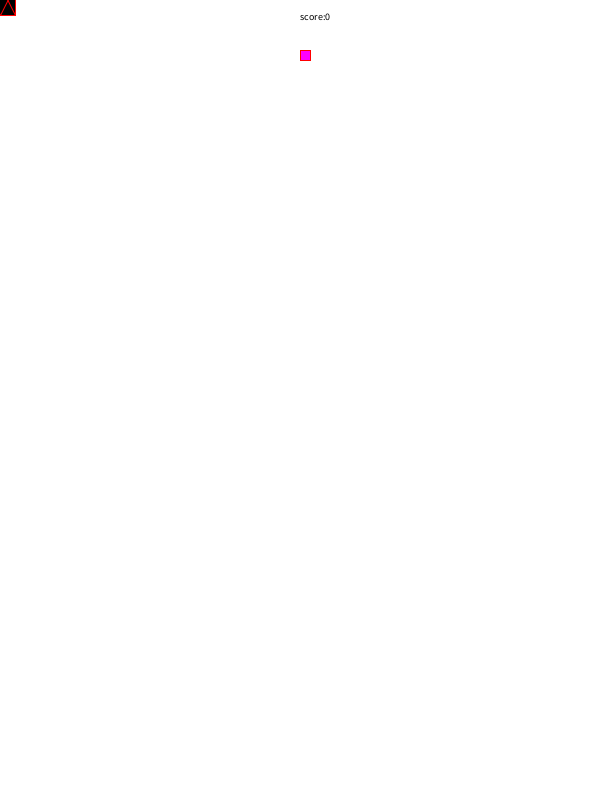
Frame 1 (no input)
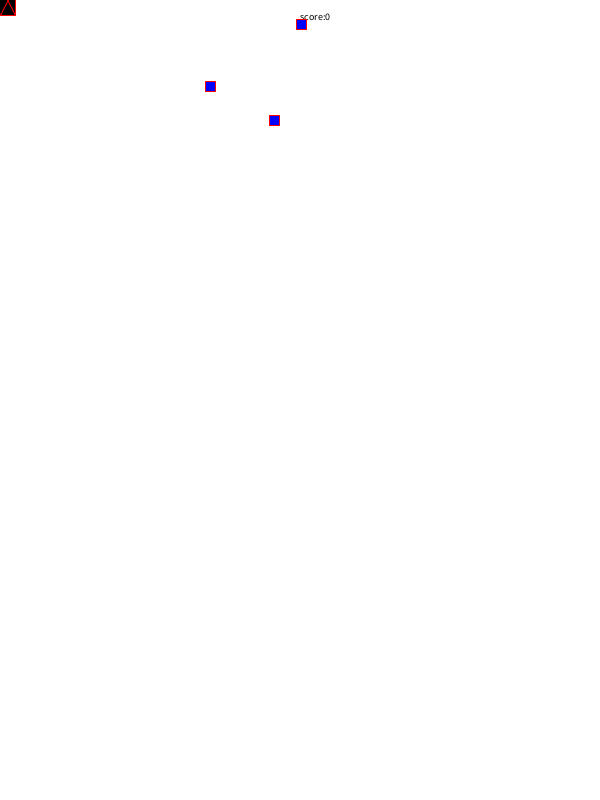
Frame 60 (the mouse pressed at the canvas centre just before this capture)
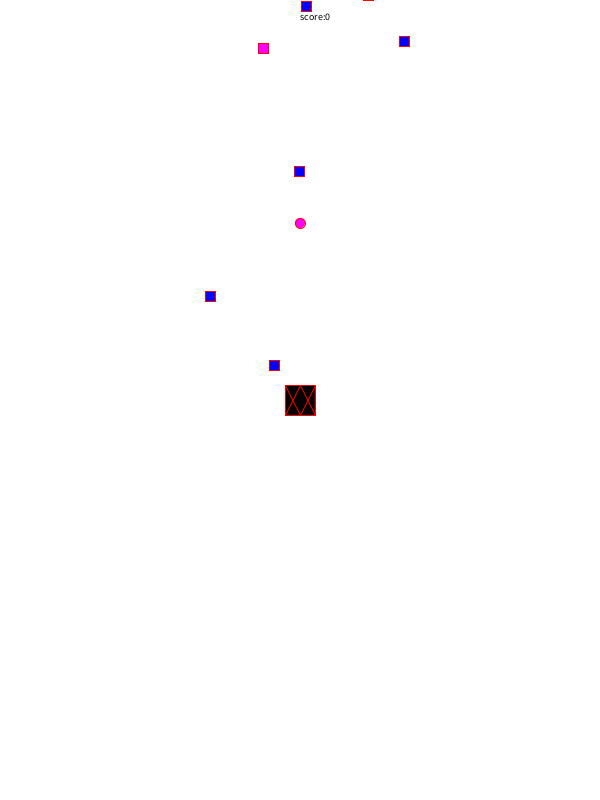
Frame 120 (the mouse held since frame 60 and released just before this capture)

The Processing sketch that drew these frames (run headless with seeded random() and noise(); from frame 60 on, the mouse is pressed at the canvas centre):

// Processing sketch: test
// ── test.pde
class player{
  int px, py;
  int hp;
  
  void display() {
    px = mouseX;
    py = mouseY;
    
    stroke(255, 0, 0);
    fill(0);
    rect(px-15, py-15, 30, 30);
    line(px, py-15, px-15, py+15);
    line(px, py-15, px+15, py+15);
    line(px, py+15, px-15, py-15);
    line(px, py+15, px+15, py-15);
  }
  
  /*
  void judge() {
    if(bullet.x > x-30 && bullet.x < x + 30 ||
       bullet.y > y-30 && bullet.y < y + 30) {
      hp--;
    }
  }
  */
  
  void hp(int hp0) {
    hp = hp0;
  }
  
}



class Items{
  int p_x;
  int p_y;
  float[] x = new float[10];
  float[] y = new float[10];
  float[] xSpeed = new float[10];
  float[] ySpeed = new float[10];
  float[] items_random = new float[10];
  int[] items = new int[10];
  int[] get = {0, 0, 0, 0, 0, 0, 0, 0, 0, 0};
  int[] bullet_ver = {1, 0, 0};
  int score = 0;
  int power = 0;
  
  void setItem(int x0, int y0){
    p_x = x0;
    p_y = y0;
  }

  void makeItems(){
    size(600, 800);
    for(int i = 0; i < 10; i++){
      items_random[i] = (float)random(0.0, 11.0);
      if(items_random[i] < 0.3){
        items[i] = 5;
      }else if(0.3 <= items_random[i] && items_random[i] < 0.6){
        items[i] = 4;
      }else if(0.6 <= items_random[i] && items_random[i] < 0.9){
        items[i] = 3;
      }else if(0.9 <= items_random[i] && items_random[i] < 8.0){
        items[i] = 2;
      }else{
        items[i] = 1;
      }
    
      x[i] = width / 2;
      y[i] = 50.0;
      xSpeed[i] = random(-5.0, 5.0);
      ySpeed[i] = random(-5.0, -0.1);
    }
  }

  void drawItem(){
    textSize(10);
    text("score:" + score, 300, 20);
    for(int i = 0; i < 10; i++){
      if(get[i] == 0){
        if(items[i] == 1){
          fill(255, 0, 0);
        }else if(items[i] == 2){
          fill(0, 0, 255);
        }else if(items[i] == 3){
          fill(0, 255, 255);
        }else if(items[i] == 4){
          fill(255, 255, 0);
        }else{
          fill(255, 0, 255);
        }
    
        rect(x[i], y[i], 10, 10);
        x[i] += xSpeed[i];
        y[i] += ySpeed[i];
        if(xSpeed[i] < 0.0){
          xSpeed[i] += 0.1;
        }
        if(xSpeed[i] > 0.0){
          xSpeed[i] -= 0.1;
        }
        ySpeed[i] += 0.05;
      
        if((p_x <= x[i] + 20.0 && x[i] <= p_x + 40.0) && (p_y <= y[i] + 20.0 && y[i] <= p_y + 40.0)){
          if(items[i] == 3){ 
            bullet_ver[0] = 1;
            bullet_ver[1] = 0;
            bullet_ver[2] = 0;
          }else if(items[i] == 4){
            bullet_ver[0] = 0;
            bullet_ver[1] = 1;
            bullet_ver[2] = 0;
          }else if(items[i] == 5){
            bullet_ver[0] = 0;
            bullet_ver[1] = 0;
            bullet_ver[2] = 1;
          }
      
          if(items[i] == 1){
            power++;
          }
          if(items[i] == 2){
            score++;
          } 
          get[i] = 1;
        }
      }
    }
  }
}

class bullet {
  int size = 10;
  float[] ballx = new float [1000];
  float[] bally = new float [1000];
  int clickCount = 0;
  int[] dx = new int [1000];
  int[] dy = new int [1000];
  int[] c = new int [1000];
  
  void MyMachineStart() { 
    for(int i = 0; i < dx.length; i++){
      dx[i] = 0;
      dy[i] = -3;
      c[i] = 1;
    }
  }
  
  void MyMachineBullet() {  
    for(int i = 0; i < clickCount; i++){
      ellipse(ballx[i], bally[i], size, size);
      ballx[i] += dx[i];
      bally[i] += dy[i];
      if(ballx[i]-size <= 0 || ballx[i]+size >= width){
        dx[i] *= -1;
        c[i] = 0;
      }
      if(bally[i]-size <= 0 || bally[i]+size >= height){
        
        dy[i] *= -1;
        c[i] = 0;
      }
    }
  }
  
  void ClickBullet() {
    ballx[clickCount] = mouseX;
    bally[clickCount] = mouseY;
    clickCount += 1;
    println(clickCount);
  }
  
  void enemyBullet() {
    
  }
}


Items item;
player p1;
bullet b;

void setup() {
  size(600,800);
  p1 = new player();
  item = new Items();
  b = new bullet();
  p1.hp(20);
  item.makeItems();
  b.MyMachineStart();
}

void draw() {
  background(255);
  p1.display();
  item.setItem(p1.px, p1.py);
  //p1.judge();
  item.drawItem();
  b.MyMachineBullet();
}

void mousePressed() {
  b.ClickBullet();
  
}
